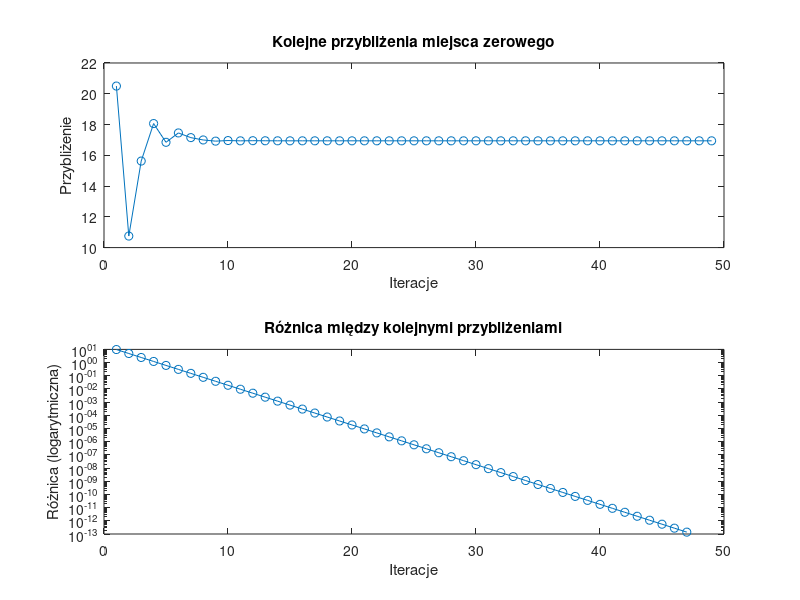

Source code (MATLAB):
function [xvec,xdif,xsolution,ysolution,iterations] = velocity_bisection()
    % Wyznacza miejsce zerowe funkcji velocity_difference metodą bisekcji.
    % xvec - wektor z kolejnymi przybliżeniami miejsca zerowego, gdzie xvec(1)= (a+b)/2
    % xdif - wektor różnic kolejnych przybliżeń miejsca zerowego
    %   xdif(i) = abs(xvec(i+1)-xvec(i));
    % xsolution - obliczone miejsce zerowe
    % ysolution - wartość funkcji velocity_difference wyznaczona dla t=xsolution
    % iterations - liczba iteracji wykonana w celu wyznaczenia xsolution

    a = 1; % lewa granica przedziału poszukiwań miejsca zerowego
    b = 40; % prawa granica przedziału poszukiwań miejsca zerowego
    ytolerance = 1e-12; % tolerancja wartości funkcji w przybliżonym miejscu zerowym.
    % Warunek abs(f1(xsolution))<ytolerance określa jak blisko zera ma znaleźć
    % się wartość funkcji w obliczonym miejscu zerowym funkcji f1(), aby obliczenia
    % zostały zakończone.
    max_iterations = 1000; % maksymalna liczba iteracji wykonana przez alg. bisekcji

    fa = velocity_difference(a);
    % fb = velocity_difference(b);

    xvec = zeros(max_iterations, 1); % Preallocate xvec for efficiency
    xdif = zeros(max_iterations - 1, 1); % Preallocate xdif for efficiency

    xsolution = Inf;
    ysolution = Inf;
    iterations = max_iterations;

    for ii=1:max_iterations
        c = (a + b) / 2; % Środek przedziału
        xvec(ii) = c; % Zapisanie przybliżenia w prealokowanym wektorze
        fc = velocity_difference(c); % Obliczenie wartości funkcji w punkcie c

        if abs(fc) < ytolerance
            xsolution = c;
            ysolution = fc;
            iterations = ii;
            xvec = xvec(1:ii); % Przycięcie wektora do rzeczywistego rozmiaru
            xdif = xdif(1:ii-1); % Przycięcie wektora różnic
            break;
        end

        if fa * fc < 0
            b = c;
        else
            a = c;
            fa = fc;
        end

        if ii > 1
            xdif(ii - 1) = abs(xvec(ii) - xvec(ii - 1));
        end
    end

    % Rysowanie wykresów
    figure;
    subplot(2, 1, 1);
    plot(1:length(xvec), xvec, '-o');
    title('Kolejne przybliżenia miejsca zerowego');
    xlabel('Iteracje');
    ylabel('Przybliżenie');

    subplot(2, 1, 2);
    semilogy(1:length(xdif), xdif, '-o');
    title('Różnica między kolejnymi przybliżeniami');
    xlabel('Iteracje');
    ylabel('Różnica (logarytmiczna)');

end

function velocity_delta = velocity_difference (t)
    % Wyznacza prędkość rakiety po czasie t od startu pomniejszoną o wartość M.
    % t - [s] czas od startu rakiety
    % velocity_delta [m/s]

    % Parametry
    g = 1.622;      % [m/s^2] przyspieszenie grawitacyjne na Księżycu
    m0 = 150000;    % [kg] masa początkowa rakiety
    q = 2700;       % [kg/s] tempo zużycia paliwa
    u = 2000;       % [m/s] prędkość gazów wylotowych
    M = 700;        % [m/s] wartość odniesienia

    % Sprawdzenie poprawności t
    if t >= m0 / q
        error('Błąd: czas t przekracza czas, w którym masa rakiety osiąga zero.');
    elseif t <= 0
        error('Czas ma być dodatni');
    end

    % Obliczenie prędkości zgodnie ze wzorem (3)
    v = u * log(m0 / (m0 - q * t)) - g * t;

    % Różnica względem wartości odniesienia (wzór 4)
    velocity_delta = v - M;

end